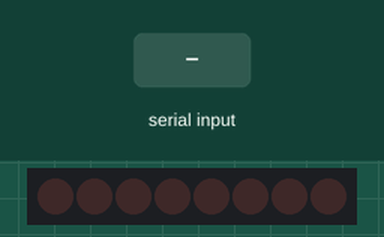
Recording of a sketch running on a simulated ATtiny85, built with avr-gcc and run on an emulated ATtiny85. Parts: 8 shift-register outputs drawn as a row of LEDs (first output left, lit = HIGH). Wiring (inferred from the names in the program): shift register (74HC595): data PB1; shift clock PB0; latch PB2. Wiring (inferred from the signals the program sends): row of LEDs: on Q0, Q1, Q2, Q3, Q4, Q5, Q6, Q7. The test bench sets the inputs (shaded band).

Above: at 1.2 s.
1.3 s: "2" received over the second serial link
At 2.3 s:
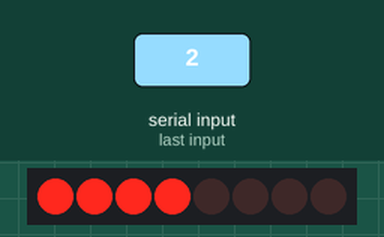
2.8 s: "3" received over the second serial link
At 3.4 s:
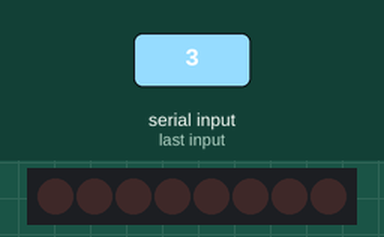
4.3 s: "3" received over the second serial link
At 5.5 s:
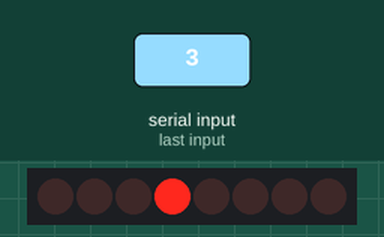
5.8 s: "3" received over the second serial link
At 6.9 s:
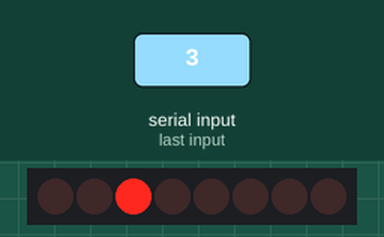
7.3 s: "3" received over the second serial link
At 8.0 s:
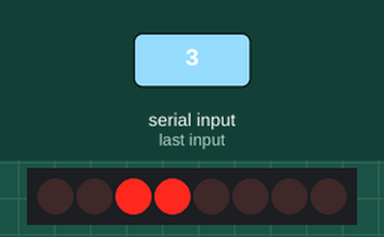
Timing chart, 0 to 9.8 s (numbered marks = the images above; inputs shaded):
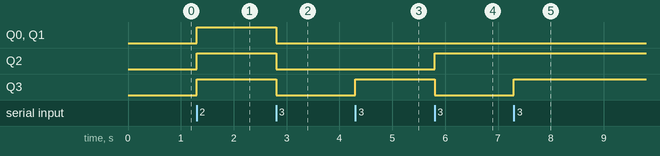

Measured:
- after the input at 1.3 s, Q0–3: LOW → HIGH at once
- after the input at 2.8 s, Q0–3: HIGH → LOW at once
- after the input at 4.3 s, Q3: LOW → HIGH at once
- after the input at 5.8 s, Q2: LOW → HIGH at once; Q3: HIGH → LOW at once
- after the input at 7.3 s, Q3: LOW → HIGH at once

The sketch:

ATtiny85_pool_controller.ino
```cpp
// biblioteca que permite a comunicação com o
//mestre via modulo RF 433
#include <SoftwareSerial.h>

#define com_RX    3
#define com_TX    4

#define clock_Pin 0 // clock / SH_CP
#define data_Pin  1 // data  / DS
#define latch_Pin 2 // latch / ST_CP

String command;
int Shift = 0;
int ShiftAnt = 0;

SoftwareSerial com_Master(com_RX, -1);
//SoftwareSerial com_Slave(-1, com_TX);

void setup() {
//  test.begin(1200);
  com_Master.begin(1200);
  pinMode(clock_Pin, OUTPUT);
  pinMode(data_Pin, OUTPUT);
  pinMode(latch_Pin, OUTPUT);

}

void loop() {
  if (Shift != ShiftAnt) {
    digitalWrite(latch_Pin , LOW);
    shiftOut(data_Pin , clock_Pin , LSBFIRST, Shift);
    digitalWrite(latch_Pin , HIGH);
    ShiftAnt = Shift;
    //delay(200);
  }

  if (com_Master.available()) {
    command = com_Master.read();
    //com_Master.print(command);

    switch (command[0]) { //Descide qual saída será ativada
      case '1':
        shift_Control(1);
        break;

      case '2':
        shift_Control(2);
        break;

      case '3':
        shift_Control(4);
        break;

      case '4':
        shift_Control(8);
        break;

      case '5':
        shift_Control(16);
        break;

      case '6':
        shift_Control(32);
        break;

      case '7':
        shift_Control(64);
        break;

      case '8':
        shift_Control(128);
        break;
    }
  }
}

void shift_Control(int com) {
  switch (command[1]) { // Descide se a saída será On ou Off
    case '1':
      Shift = Shift + com;
      //com_Master.print(Shift);
      break;

    case '0':
      Shift = Shift - com;
      //com_Master.print(Shift);
      break;
  }
}
```
